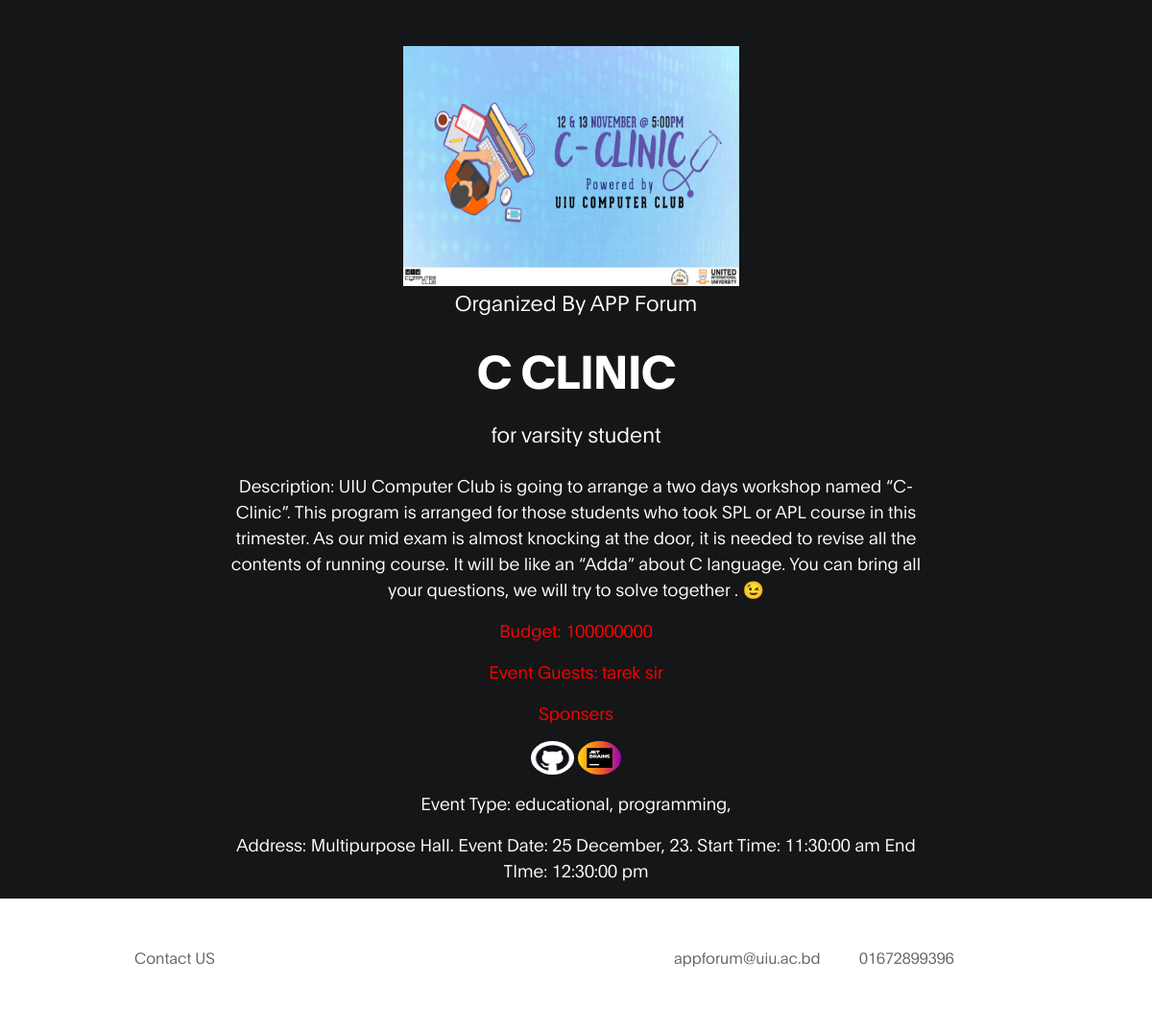
The app's page /adetails.php?eid=1 with its own data.
### tables this page shows
CREATE TABLE `events` (
  `EventID` int(11) NOT NULL,
  `EventName` varchar(100) NOT NULL,
  `EventDescription` varchar(500) NOT NULL,
  `EventGuest` varchar(500) NOT NULL,
  `EventBudget` varchar(50) NOT NULL,
  `EventFileBanner` varchar(100) DEFAULT NULL,
  `EventFileBadge` varchar(100) DEFAULT NULL,
  `ShortDescription` varchar(100) DEFAULT NULL,
  `OrganizerID` int(11) DEFAULT NULL
);

CREATE TABLE `organizer` (
  `OrganizerID` int(11) NOT NULL,
  `OrganizerName` varchar(100) NOT NULL,
  `OrganizerEmail` varchar(50) NOT NULL,
  `OrganizerContactNumber` varchar(20) NOT NULL,
  `OrganizerFileLogo` varchar(100) DEFAULT NULL,
  `OrganizerDescription` varchar(500) NOT NULL,
  `OrganizerPass` varchar(100) DEFAULT NULL
);

CREATE TABLE `sponsors` (
  `SponsorID` int(11) NOT NULL,
  `SponsorName` varchar(100) NOT NULL,
  `SponsorDescription` varchar(500) NOT NULL,
  `SponsorFileLogo` varchar(100) DEFAULT NULL,
  `SponsorEmail` varchar(50) NOT NULL,
  `SponsorContactNumber` varchar(20) NOT NULL
);

CREATE TABLE `events_eventtype` (
  `EventType` varchar(50) NOT NULL,
  `EventID` int(11) NOT NULL
);

CREATE TABLE `venue_` (
  `VenueID` int(11) NOT NULL,
  `VenueName` varchar(100) NOT NULL,
  `VenueCapacity` int(11) NOT NULL,
  `VenueFileimg` varchar(100) DEFAULT NULL,
  `VenueLocation` varchar(100) NOT NULL
);

CREATE TABLE `slot` (
  `StartTime` time NOT NULL,
  `EndTime` time NOT NULL,
  `SlotID` int(11) NOT NULL,
  `EventDate` date NOT NULL,
  `VenueID` int(11) NOT NULL,
  `available` int(11) DEFAULT NULL
);

### adetails.php (the view, shortened to what this page needs)
<?php
$servername = "localhost";
$username = "root";
$password = "";
$database = "eventadministration";
$eid = $_GET["eid"];
$conn = mysqli_connect($servername,$username,$password,$database);
$query = "SELECT events.EventID,EventName,EventBudget,EventDescription,EventFileBanner,EventDate,VenueName,StartTime,EndTime,OrganizerName,EventGuest,OrganizerEmail,OrganizerContactNumber,ShortDescription FROM events join request_ on events.EventID=request_.EventID join slot on slot.SlotID=request_.SlotID join venue_ on slot.VenueID=venue_.VenueID
JOIN organizer on events.OrganizerID=organizer.OrganizerID  where events.EventID=$eid";
$result = $conn->query($query);
if ($result->num_rows > 0) {
    $row = mysqli_fetch_assoc($result);
    $eid=$row['EventID'];
    $ename=$row['EventName'];
    $edesc=$row['EventDescription'];
    $esdesc=$row['ShortDescription'];
    $efile=$row['EventFileBanner'];
    $edate=$row['EventDate'];
    $eaddress=$row['VenueName'];
    $estime=$row['StartTime'];
   $eetime=$row['EndTime'];
   $oname=$row['OrganizerName'];
   $onumber=$row['OrganizerContactNumber'];
   $oemail=$row['OrganizerEmail'];
   $ebudget=$row['EventBudget'];
   $eguest=$row['EventGuest'];
}
?>
<!DOCTYPE html>
<html lang="en">
<head>
     <link rel="stylesheet" href="css/bootstrap.min.css">
     <link rel="stylesheet" href="css/font-awesome.min.css">
     <link rel="stylesheet" href="css/aos.css">
     <link rel="stylesheet" href="css/tooplate-gymso-style.css">
</head>
<body data-spy="scroll" data-target="#navbarNav" data-offset="50">
<?php
    echo'<section class="hero d-flex flex-column justify-content-center align-items-center" id="home">
            <div class="bg-overlay"></div>
               <div class="container">
                    <div class="row">
                         <div class="col-lg-8 col-md-10 mx-auto col-12">
                              <div class="hero-text mt-5 text-center">
                              <div class="col-md-5">
                              <img src="./image/'. $efile .'" width="350px" height="250px" class="center">
                              </div>
                                    <h6 data-aos="fade-up" data-aos-delay="300" style="color: white;">Organized By '. $oname .'</h6>
                                    <h1 class="text-white" data-aos="fade-up" data-aos-delay="500">'. $ename .'</h1>
                                    <h6 data-aos="fade-up" data-aos-delay="300" style="color: white;"> '. $esdesc .'</h6>
                                    <br>
                                    <p data-aos="fade-up" data-aos-delay="500" style="color: white;"> Description: '. $edesc .'</p>
                                    <p data-aos="fade-up" data-aos-delay="500" style="color: red;"> Budget: '. $ebudget .'</p>
                                    <p data-aos="fade-up" data-aos-delay="500" style="color: red;">Event Guests: '. $eguest .'</p>
                                    <p data-aos="fade-up" data-aos-delay="500" style="color: red;">Sponsers</p>
                                    <p data-aos="fade-up" data-aos-delay="500" style="color: red;">'; ?>   <?php
                                    $que = "SELECT SponsorName,SponsorFileLogo
                                    FROM event_sponsers JOIN sponsors on event_sponsers.SponsorID=sponsors.SponsorID where EventID = $eid";
       $res = mysqli_query($conn,$que);
       while($row = mysqli_fetch_assoc($res))
       {
          echo "<img src='./image/". $row['SponsorFileLogo'] ."' width='45px' height='35px' style='border-radius: 50%;' >";
       } ?>  <?php
                                     echo'</p>
                                     <p data-aos="fade-up" data-aos-delay="500" style="color: white;">Event Type:'; ?>   <?php
                                     $que = "SELECT EventType
                                     FROM events_eventtype  where EventID = $eid";
        $res = mysqli_query($conn,$que);
        while($row = mysqli_fetch_assoc($res))
        {
           echo $row["EventType"];
           echo ", ";
        } ?>
                           <?php          echo'<p style="color: white;" data-aos="fade-up" data-aos-delay="500">Address: '. $eaddress.'. Event Date: '. date('j F, y',strtotime($edate)).'. Start Time: '. date('h:i:s a ', strtotime($estime)) .' End TIme: '. date('h:i:s a ', strtotime($eetime)) .'</p>
                              </div>
                         </div>
                    </div>
               </div>
     </section>';
   ?>
     <footer class="site-footer">
          <div class="container">
               <div class="row">
                    <div class="ml-auto col-lg-4 col-md-5">
                        <p class="copyright-text">Contact US
                    </div>
                    <div class="d-flex justify-content-center mx-auto col-lg-5 col-md-7 col-12">
                        <p class="mr-4">
                            <i class="fa fa-envelope-o mr-1"></i>
                            <a href="#"><?php echo $oemail;  ?></a>
                        </p>
                        <p><i class="fa fa-phone mr-1"></i><?php echo $onumber;  ?></p>
                    </div>
               </div>
          </div>
     </footer>
</body>
</html>

### css/tooplate-gymso-style.css (style rules this page uses)
:root { --primary-color: #f13a11; --white-color: #ffffff; --dark-color: #171819; --about-bg-color: #f9f9f9; --gray-color: #909090; --link-color: #404040; --p-color: #666262; --base-font-family: 'Plain', sans-serif; --font-weight-bold: bold; --font-weight-normal: normal; --font-weight-light: 300; --font-weight-thin: 100; --h1-font-size: 48px; --h2-font-size: 36px; --h3-font-size: 28px; --h4-font-size: 24px; --h5-font-size: 22px; --h6-font-size: 22px; --p-font-size: 18px; --base-font-size: 16px; --menu-font-size: 14px; --border-radius-large: 100%; --border-radius-small: 2px; }
body { background: var(--white-color); font-family: var(--base-font-family); }
h1,h2,h3,h4,h5,h6 { font-weight: var(--font-weight-thin); line-height: normal; }
h1 { font-size: var(--h1-font-size); font-weight: var(--font-weight-bold); letter-spacing: -1px; text-transform: uppercase; margin: 20px 0; }
h6 { color: var(--gray-color); font-size: var(--h6-font-size); line-height: inherit; margin: 0; }
p { color: var(--p-color); font-size: var(--p-font-size); font-weight: var(--font-weight-light); line-height: 1.5em; }
* { -webkit-box-sizing: border-box; -moz-box-sizing: border-box; box-sizing: border-box; }
*::before, *::after { -webkit-box-sizing: border-box; -moz-box-sizing: border-box; box-sizing: border-box; }
a { color: var(--link-color); font-weight: normal; text-decoration: none; transition: all 0.3s ease; }
.bg-overlay { background: var(--dark-color); position: absolute; top: 0; right: 0; bottom: 0; left: 0; width: 100%; height: 100%; opacity: 0.95; }
.hero { background-color: black; background-size: cover; background-position: top; background-repeat: no-repeat; vertical-align: middle; min-height: 60vh; position: relative; }
.site-footer { border-top: 1px solid #efebeb; padding: 3rem 0; }
.site-footer a { color: var(--p-color); font-weight: var(--font-weight-light); }
.site-footer p { font-size: var(--base-font-size); }
.contact .fa, .site-footer .fa { color: var(--primary-color); }

### adetails.php (style rules this page uses)
.center { display: block; margin-left: 170px; }

### records on screen
events: EventFileBanner (picture), OrganizerID.OrganizerName "APP Forum", EventName "C CLINIC", ShortDescription "for varsity student", EventDescription "UIU Computer Club is going to arrange a two days workshop named “C-Clinic”. This program is arranged for those students who took SPL or APL course in this trimester. As our mid exam is almost knocking at the door, it is needed to revise all the contents of running course. It will be like an “Adda” about C language. You can bring all your questions, we will try to solve together . 😉", EventBudget "100000000", EventGuest "tarek sir", venue_.VenueName "Multipurpose Hall", slot.EventDate "25 December, 23", slot.StartTime "11:30:00 am", slot.EndTime "12:30:00 pm", OrganizerID.OrganizerEmail "appforum@uiu.ac.bd", OrganizerID.OrganizerContactNumber "01672899396"
sponsors: SponsorFileLogo (picture)
sponsors: SponsorFileLogo (picture)
events_eventtype: EventType "educational"
events_eventtype: EventType "programming"
